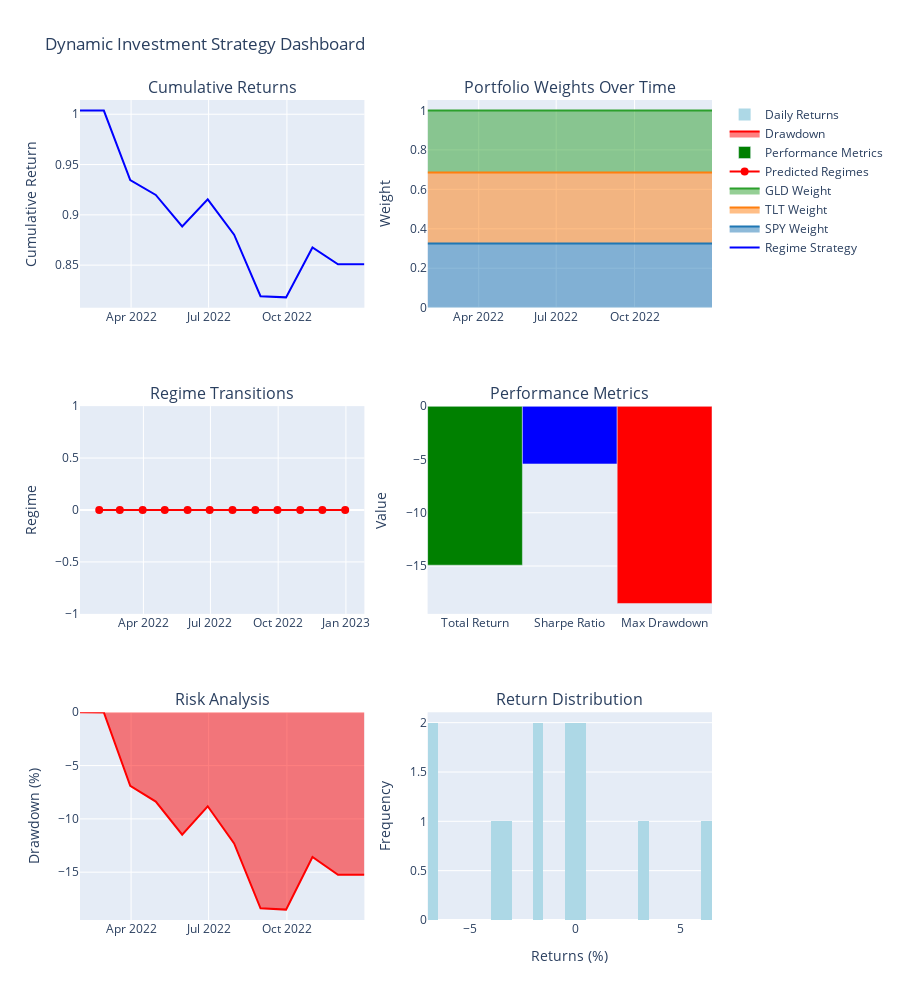

Notebook source saved alongside this figure:
### Markdown cell above
## 8. Interactive Dashboard Creation

Let's create a comprehensive interactive dashboard showing all key metrics:

### Code cell
# Create comprehensive dashboard
def create_strategy_dashboard(regime_result, static_result=None):
    """Create comprehensive strategy dashboard"""
    
    fig = make_subplots(
        rows=3, cols=2,
        subplot_titles=[
            'Cumulative Returns', 'Portfolio Weights Over Time',
            'Regime Transitions', 'Performance Metrics',
            'Risk Analysis', 'Return Distribution'
        ],
        specs=[
            [{"secondary_y": False}, {"secondary_y": False}],
            [{"secondary_y": False}, {"secondary_y": False}],
            [{"secondary_y": False}, {"secondary_y": False}]
        ],
        vertical_spacing=0.12,
        horizontal_spacing=0.1
    )
    
    # Get backtest results
    backtest_result = app.backtest_engine.results
    
    if hasattr(backtest_result, 'portfolio_returns'):
        returns = backtest_result.portfolio_returns
        cum_returns = (1 + returns).cumprod()
        
        # 1. Cumulative Returns
        fig.add_trace(
            go.Scatter(
                x=cum_returns.index,
                y=cum_returns.values,
                mode='lines',
                name='Regime Strategy',
                line=dict(color='blue', width=2)
            ),
            row=1, col=1
        )
        
        # 2. Portfolio Weights
        if hasattr(backtest_result, 'portfolio_weights'):
            weights = backtest_result.portfolio_weights
            colors = ['#1f77b4', '#ff7f0e', '#2ca02c']
            
            for i, asset in enumerate(weights.columns):
                fig.add_trace(
                    go.Scatter(
                        x=weights.index,
                        y=weights[asset],
                        mode='lines',
                        stackgroup='weights',
                        name=f'{asset} Weight',
                        line=dict(color=colors[i % len(colors)])
                    ),
                    row=1, col=2
                )
        
        # 3. Regime Transitions
        if hasattr(backtest_result, 'predicted_regimes'):
            regimes = backtest_result.predicted_regimes
            
            fig.add_trace(
                go.Scatter(
                    x=regimes.index,
                    y=regimes,
                    mode='markers+lines',
                    name='Predicted Regimes',
                    marker=dict(size=8, color='red')
                ),
                row=2, col=1
            )
        
        # 4. Performance Metrics (Bar Chart)
        metrics = {
            'Total Return': regime_result['total_return'] * 100,
            'Sharpe Ratio': regime_result['sharpe_ratio'],
            'Max Drawdown': regime_result['maximum_drawdown'] * 100
        }
        
        fig.add_trace(
            go.Bar(
                x=list(metrics.keys()),
                y=list(metrics.values()),
                name='Performance Metrics',
                marker_color=['green', 'blue', 'red']
            ),
            row=2, col=2
        )
        
        # 5. Risk Analysis - Drawdown
        drawdown = (cum_returns / cum_returns.expanding().max()) - 1
        
        fig.add_trace(
            go.Scatter(
                x=drawdown.index,
                y=drawdown * 100,
                mode='lines',
                name='Drawdown',
                fill='tonexty',
                line=dict(color='red')
            ),
            row=3, col=1
        )
        
        # 6. Return Distribution
        fig.add_trace(
            go.Histogram(
                x=returns * 100,  # Convert to percentage
                nbinsx=30,
                name='Daily Returns',
                marker_color='lightblue'
            ),
            row=3, col=2
        )
    
    # Update layout
    fig.update_layout(
        title="Dynamic Investment Strategy Dashboard",
        height=1000,
        showlegend=True
    )
    
    # Update axes labels
    fig.update_yaxes(title_text="Cumulative Return", row=1, col=1)
    fig.update_yaxes(title_text="Weight", row=1, col=2)
    fig.update_yaxes(title_text="Regime", row=2, col=1)
    fig.update_yaxes(title_text="Value", row=2, col=2)
    fig.update_yaxes(title_text="Drawdown (%)", row=3, col=1)
    fig.update_yaxes(title_text="Frequency", row=3, col=2)
    fig.update_xaxes(title_text="Returns (%)", row=3, col=2)
    
    return fig

# Create and display dashboard
print("Creating interactive dashboard...")
dashboard = create_strategy_dashboard(result)
dashboard.show()
print("✓ Dashboard created successfully!")

### Figure 1 — Plotly figure (JSON) as saved in the notebook; plotly's stock layout.template omitted (floating-point values rounded to 4 significant figures)
{"data": [{"line": {"color": "blue", "width": 2}, "mode": "lines", "name": "Regime Strategy", "type": "scatter", "x": ["2022-01-31T00:00:00.000000000", "2022-02-28T00:00:00.000000000", "2022-03-31T00:00:00.000000000", "2022-04-30T00:00:00.000000000", "2022-05-31T00:00:00.000000000", "2022-06-30T00:00:00.000000000", "2022-07-31T00:00:00.000000000", "2022-08-31T00:00:00.000000000", "2022-09-30T00:00:00.000000000", "2022-10-31T00:00:00.000000000", "2022-11-30T00:00:00.000000000", "2022-12-31T00:00:00.000000000"], "xaxis": "x", "y": [1.004, 1.004, 0.9346, 0.9198, 0.8885, 0.9154, 0.8803, 0.8192, 0.818, 0.8676, 0.8508, 0.8508], "yaxis": "y"}, {"line": {"color": "#1f77b4"}, "mode": "lines", "name": "SPY Weight", "stackgroup": "weights", "type": "scatter", "x": ["2022-01-31T00:00:00.000000000", "2022-02-28T00:00:00.000000000", "2022-03-31T00:00:00.000000000", "2022-04-30T00:00:00.000000000", "2022-05-31T00:00:00.000000000", "2022-06-30T00:00:00.000000000", "2022-07-31T00:00:00.000000000", "2022-08-31T00:00:00.000000000", "2022-09-30T00:00:00.000000000", "2022-10-31T00:00:00.000000000", "2022-11-30T00:00:00.000000000", "2022-12-31T00:00:00.000000000"], "xaxis": "x2", "y": [0.3255, 0.3255, 0.3255, 0.3255, 0.3255, 0.3255, 0.3255, 0.3255, 0.3255, 0.3255, 0.3255, 0.3255], "yaxis": "y2"}, {"line": {"color": "#ff7f0e"}, "mode": "lines", "name": "TLT Weight", "stackgroup": "weights", "type": "scatter", "x": ["2022-01-31T00:00:00.000000000", "2022-02-28T00:00:00.000000000", "2022-03-31T00:00:00.000000000", "2022-04-30T00:00:00.000000000", "2022-05-31T00:00:00.000000000", "2022-06-30T00:00:00.000000000", "2022-07-31T00:00:00.000000000", "2022-08-31T00:00:00.000000000", "2022-09-30T00:00:00.000000000", "2022-10-31T00:00:00.000000000", "2022-11-30T00:00:00.000000000", "2022-12-31T00:00:00.000000000"], "xaxis": "x2", "y": [0.3594, 0.3594, 0.3594, 0.3594, 0.3594, 0.3594, 0.3594, 0.3594, 0.3594, 0.3594, 0.3594, 0.3594], "yaxis": "y2"}, {"line": {"color": "#2ca02c"}, "mode": "lines", "name": "GLD Weight", "stackgroup": "weights", "type": "scatter", "x": ["2022-01-31T00:00:00.000000000", "2022-02-28T00:00:00.000000000", "2022-03-31T00:00:00.000000000", "2022-04-30T00:00:00.000000000", "2022-05-31T00:00:00.000000000", "2022-06-30T00:00:00.000000000", "2022-07-31T00:00:00.000000000", "2022-08-31T00:00:00.000000000", "2022-09-30T00:00:00.000000000", "2022-10-31T00:00:00.000000000", "2022-11-30T00:00:00.000000000", "2022-12-31T00:00:00.000000000"], "xaxis": "x2", "y": [0.3151, 0.3151, 0.3151, 0.3151, 0.3151, 0.3151, 0.3151, 0.3151, 0.3151, 0.3151, 0.3151, 0.3151], "yaxis": "y2"}, {"marker": {"color": "red", "size": 8}, "mode": "markers+lines", "name": "Predicted Regimes", "type": "scatter", "x": ["2022-01-31T00:00:00.000000000", "2022-02-28T00:00:00.000000000", "2022-03-31T00:00:00.000000000", "2022-04-30T00:00:00.000000000", "2022-05-31T00:00:00.000000000", "2022-06-30T00:00:00.000000000", "2022-07-31T00:00:00.000000000", "2022-08-31T00:00:00.000000000", "2022-09-30T00:00:00.000000000", "2022-10-31T00:00:00.000000000", "2022-11-30T00:00:00.000000000", "2022-12-31T00:00:00.000000000"], "xaxis": "x3", "y": [0, 0, 0, 0, 0, 0, 0, 0, 0, 0, 0, 0], "yaxis": "y3"}, {"marker": {"color": ["green", "blue", "red"]}, "name": "Performance Metrics", "type": "bar", "x": ["Total Return", "Sharpe Ratio", "Max Drawdown"], "xaxis": "x4", "y": [-14.92, -5.423, -18.51], "yaxis": "y4"}, {"fill": "tonexty", "line": {"color": "red"}, "mode": "lines", "name": "Drawdown", "type": "scatter", "x": ["2022-01-31T00:00:00.000000000", "2022-02-28T00:00:00.000000000", "2022-03-31T00:00:00.000000000", "2022-04-30T00:00:00.000000000", "2022-05-31T00:00:00.000000000", "2022-06-30T00:00:00.000000000", "2022-07-31T00:00:00.000000000", "2022-08-31T00:00:00.000000000", "2022-09-30T00:00:00.000000000", "2022-10-31T00:00:00.000000000", "2022-11-30T00:00:00.000000000", "2022-12-31T00:00:00.000000000"], "xaxis": "x5", "y": [0.0, -0.01861, -6.896, -8.372, -11.49, -8.814, -12.31, -18.39, -18.51, -13.57, -15.24, -15.24], "yaxis": "y5"}, {"marker": {"color": "lightblue"}, "name": "Daily Returns", "nbinsx": 30, "type": "histogram", "x": [0.3826, -0.01861, -6.879, -1.586, -3.398, 3.019, -3.833, -6.94, -0.1429, 6.058, -1.93, 0.0], "xaxis": "x6", "yaxis": "y6"}], "layout": {"annotations": [{"font": {"size": 16}, "showarrow": false, "text": "Cumulative Returns", "x": 0.225, "xanchor": "center", "xref": "paper", "y": 1, "yanchor": "bottom", "yref": "paper"}, {"font": {"size": 16}, "showarrow": false, "text": "Portfolio Weights Over Time", "x": 0.775, "xanchor": "center", "xref": "paper", "y": 1, "yanchor": "bottom", "yref": "paper"}, {"font": {"size": 16}, "showarrow": false, "text": "Regime Transitions", "x": 0.225, "xanchor": "center", "xref": "paper", "y": 0.6267, "yanchor": "bottom", "yref": "paper"}, {"font": {"size": 16}, "showarrow": false, "text": "Performance Metrics", "x": 0.775, "xanchor": "center", "xref": "paper", "y": 0.6267, "yanchor": "bottom", "yref": "paper"}, {"font": {"size": 16}, "showarrow": false, "text": "Risk Analysis", "x": 0.225, "xanchor": "center", "xref": "paper", "y": 0.2533, "yanchor": "bottom", "yref": "paper"}, {"font": {"size": 16}, "showarrow": false, "text": "Return Distribution", "x": 0.775, "xanchor": "center", "xref": "paper", "y": 0.2533, "yanchor": "bottom", "yref": "paper"}], "height": 1000, "showlegend": true, "title": {"text": "Dynamic Investment Strategy Dashboard"}, "xaxis": {"anchor": "y", "domain": [0, 0.45]}, "xaxis2": {"anchor": "y2", "domain": [0.55, 1]}, "xaxis3": {"anchor": "y3", "domain": [0, 0.45]}, "xaxis4": {"anchor": "y4", "domain": [0.55, 1]}, "xaxis5": {"anchor": "y5", "domain": [0, 0.45]}, "xaxis6": {"anchor": "y6", "domain": [0.55, 1], "title": {"text": "Returns (%)"}}, "yaxis": {"anchor": "x", "domain": [0.7467, 1], "title": {"text": "Cumulative Return"}}, "yaxis2": {"anchor": "x2", "domain": [0.7467, 1], "title": {"text": "Weight"}}, "yaxis3": {"anchor": "x3", "domain": [0.3733, 0.6267], "title": {"text": "Regime"}}, "yaxis4": {"anchor": "x4", "domain": [0.3733, 0.6267], "title": {"text": "Value"}}, "yaxis5": {"anchor": "x5", "domain": [0, 0.2533], "title": {"text": "Drawdown (%)"}}, "yaxis6": {"anchor": "x6", "domain": [0, 0.2533], "title": {"text": "Frequency"}}}}
